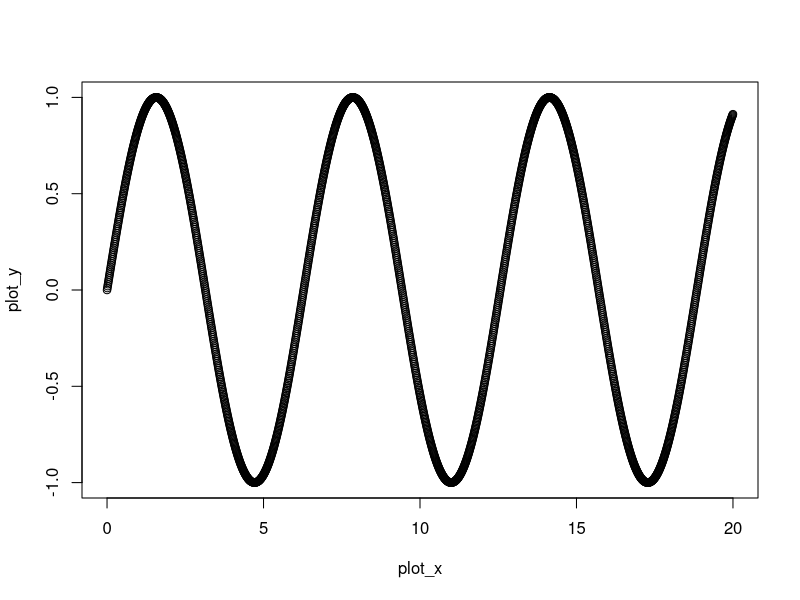

This figure's R source:
## ---- chunk 1
knitr::opts_chunk$set(echo = TRUE)
## ---- chunk 2
animals <- c('Snake','Ostrich','Cat','Spider')
num_legs <- c(0,2,4,8)
animals_df <- data.frame(animals,num_legs)
animals_df
## ---- chunk 3
x_vector <- seq(from=12,to=2,by=-2)
x_vector
x_matrix <- matrix(x_vector,2,3)
x_matrix
y_matrix <- matrix(seq(1,4),2,2)
y_matrix
z_matrix <- matrix(seq(from=4,to=10,by=+2),2,2)
z_matrix
y_matrix_t <-t(y_matrix)
y_matrix_t
z_matrix_t <-t(z_matrix)
z_matrix_t
sum_matrix <- y_matrix + z_matrix
sum_matrix
sum_matrix_t <- y_matrix_t + z_matrix_t
sum_matrix_t
multi_matrix_one <- y_matrix%*%z_matrix
multi_matrix_two <- z_matrix%*%y_matrix
multi_matrix_one
multi_matrix_two
potmulti_matrix_one <- y_matrix*z_matrix
potmulti_matrix_two <- z_matrix*y_matrix
potmulti_matrix_one
potmulti_matrix_two
multi_matrix_three <- y_matrix%*%x_matrix
multi_matrix_three
## ---- chunk 4
inverse_y_matrix <-solve(y_matrix)
inverse_y_matrix
mulit_y <-inverse_y_matrix%*%y_matrix
mulit_y
multi_x <-inverse_y_matrix%*%x_matrix
multi_x
## ---- chunk 5
plot_x <- seq(from=0,to=20,by=0.01)
plot_y <- sin(plot_x)
sin_df <- data.frame(plot_x,plot_y)
head(sin_df,3)
plot(plot_x,plot_y)
